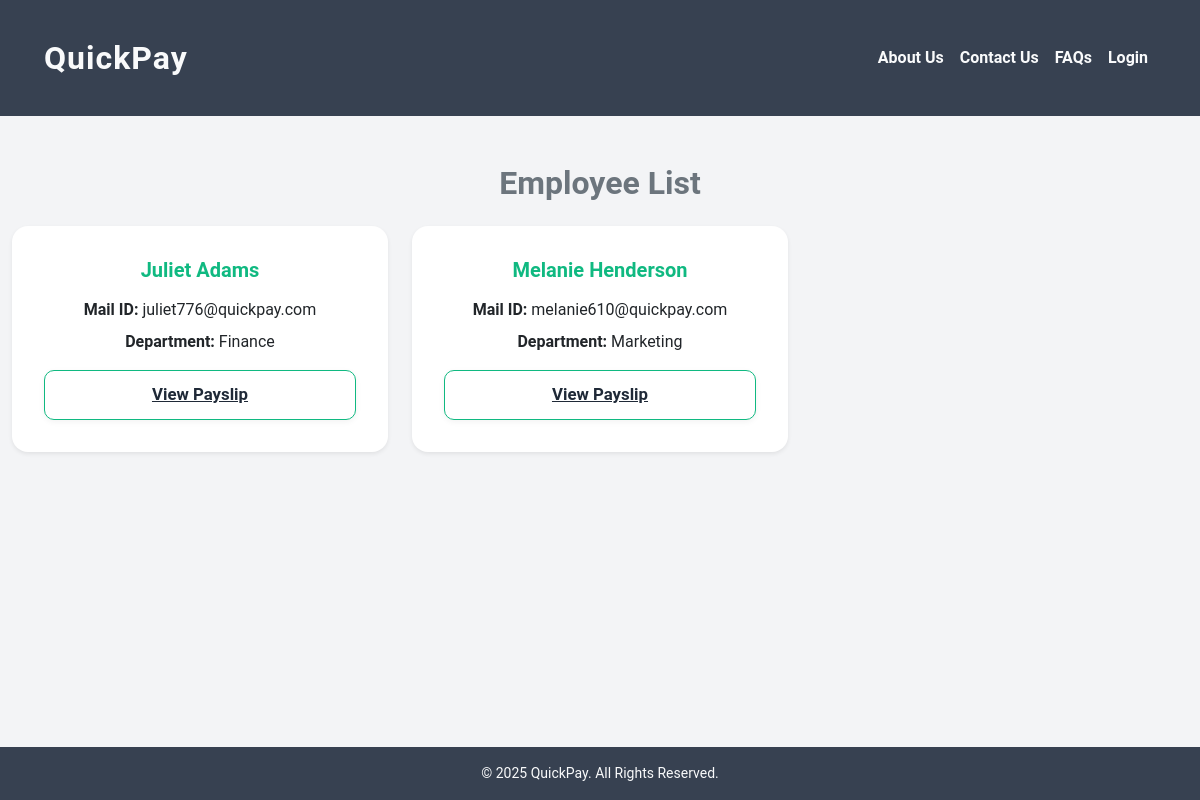
The app's page /views_employees/ with its own data.
### employee/models.py (models this page shows, shortened)
class Employee(models.Model):
    STATUS_CHOICES = [
        ('active', 'Active'),
        ('on_leave', 'On Leave'),
        ('terminated', 'Terminated'),
    ]
    DEPARTMENT_CHOICES = [
        ('hr', 'Human Resources'),
        ('finance', 'Finance'),
        ('it', 'Information Technology'),
        ('marketing', 'Marketing'),
        ('sales', 'Sales'),
        ('operations', 'Operations'),
    ]
    user = models.OneToOneField(
        settings.AUTH_USER_MODEL,
        on_delete=models.CASCADE,
        related_name='employee_profile'
    )
    department = models.CharField(max_length=100, choices=DEPARTMENT_CHOICES, default='it')
    hire_date = models.DateField()
    salary = models.DecimalField(max_digits=10, decimal_places=2)
    status = models.CharField(max_length=20, choices=STATUS_CHOICES, default='active')
    updated_on = models.DateTimeField(auto_now=True)

### user/models.py (models this page shows, shortened)
class User(AbstractUser):
    USER_TYPES = [
        ('admin', 'Admin'),
        ('hr_manager', 'HR Manager'),
        ('payroll_manager', 'Payroll Manager'),
        ('employee', 'Employee'),
    ]
    role = models.CharField(max_length=25, choices=USER_TYPES, default='employee')
    address = models.CharField(max_length=150, null=True, blank=True)
    phone = models.CharField(max_length=10, null=True, blank=True)
    office_mail = models.EmailField(unique=True, null=True, blank=True)

### employee/views.py (the view)
# urls.py: path('views_employees/', employee.views.views_employees, name='views_employees'),
def views_employees(request):
    employees = Employee.objects.select_related('user').all()
    return render(request, 'views_employees.html', {'employees': employees})

### Templates/views_employees.html (shortened to what this page needs)
{% extends 'base.html' %}
{% load static %}
{% block content %}
<div class="page-container my-5">
    <h2 class="text-center mb-4 fw-bold text-secondary">Employee List</h2>
    {% if employees %}
    <div class="container-fluid">
        <div class="row g-4">
            {% for i in employees %}
            <div class="col-12 col-md-6 col-lg-4 d-flex">
                <div class="card shadow-sm border-0 text-center flex-fill p-3">
                    <div class="card-body">
                        <h5 class="card-title text-emerald fw-semibold mb-3">
                            {{ i.user.first_name|title }} {{ i.user.last_name|title }}
                        </h5>
                        <p class="mb-2"><strong>Mail ID:</strong> {{ i.user.office_mail }}</p>
                        <p class="mb-2"><strong>Department:</strong> {{ i.department|title }}</p>
                        <div class="d-grid mt-3">
                            <a href="{% url 'run_payroll' i.id %}" class="btn-feature">
                                View Payslip </a>
                        </div>
                    </div>
                </div>
            </div>
            {% endfor %}
        </div>
    </div>
    {% else %}
    <p class="text-center text-muted mt-4">No employees found.</p>
    {% endif %}
</div>
{% endblock %}

### static/css/mystyle.css (style rules this page uses)
body { margin: 0; font-family: "Roboto", "Segoe UI", sans-serif; background: #f3f4f6; color: #1f2937; }
.text-emerald { color: #10b981 !important; }
.card { border-radius: 16px; transition: transform 0.2s ease, box-shadow 0.2s ease; word-wrap: break-word; }
.card { flex: 1; display: flex; flex-direction: column; justify-content: space-between; }
.btn-feature { display: block; width: 100%; padding: 0.7rem 1rem; background-color: #ffffff; color: #1f2937; border: 1.5px solid #10b981; border-radius: 8px; font-weight: 500; font-size: 1rem; text-align: center; cursor: pointer; transition: all 0.2s ease; box-shadow: 0 2px 6px rgba(0, 0, 0, 0.05); }
.btn-feature { display: inline-block; background-color: #ffffff; color: #1f2937; border: 1.8px solid #10b981; border-radius: 10px; font-weight: 600; font-size: 1.05rem; text-align: center; padding: 0.7rem 2.5rem; transition: all 0.25s ease; box-shadow: 0 2px 6px rgba(0, 0, 0, 0.05); }

### records on screen
Employee: user.first_name "Juliet", user.last_name "Adams", user.office_mail "juliet776@quickpay.com", department "Finance"
Employee: user.first_name "Melanie", user.last_name "Henderson", user.office_mail "melanie610@quickpay.com", department "Marketing"
